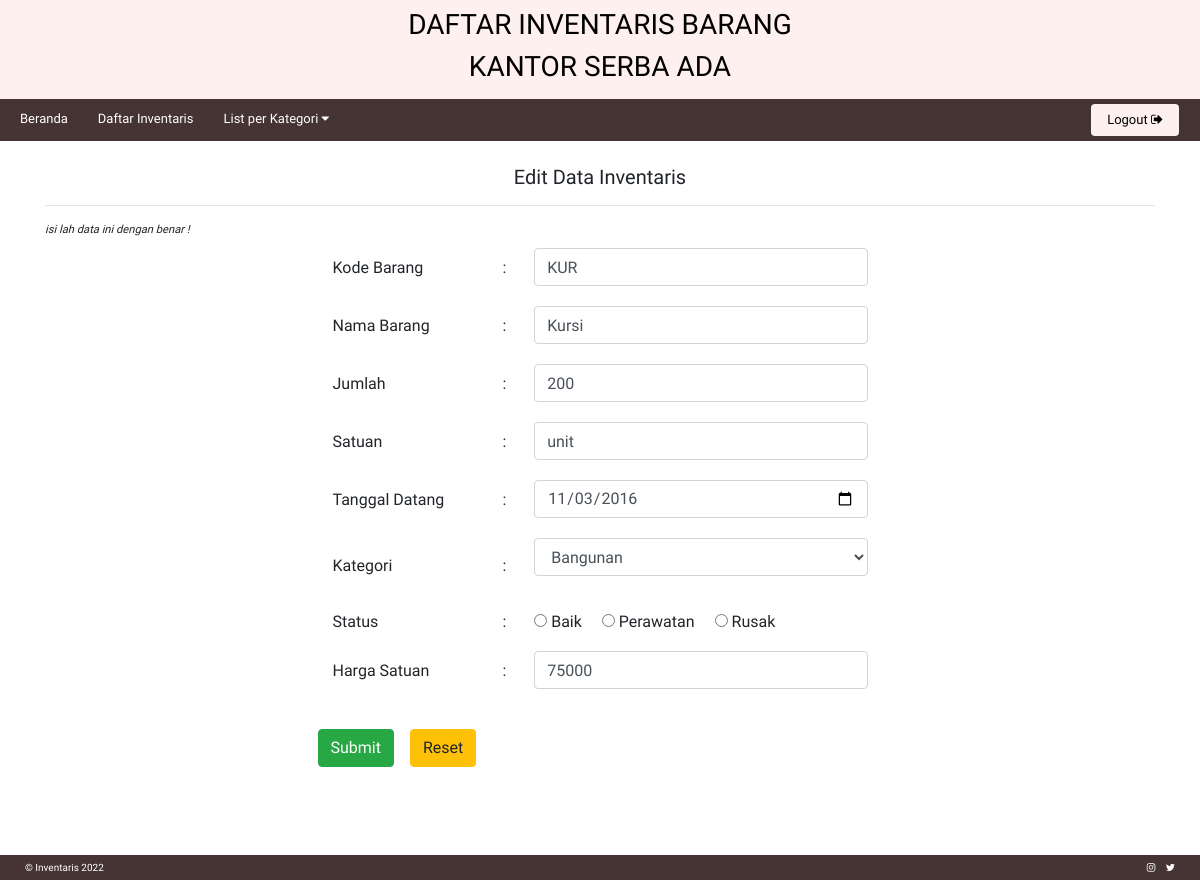
Page /addEditData.php?edit=KUR (signed in) on the committed database.
### tables this page shows
CREATE TABLE `inventaris` (
  `kode_barang` varchar(10) NOT NULL,
  `nama_barang` varchar(30) NOT NULL,
  `jumlah` int(11) NOT NULL,
  `satuan` varchar(15) NOT NULL,
  `tanggal_datang` date NOT NULL,
  `kategori` varchar(20) NOT NULL,
  `status_barang` varchar(20) NOT NULL,
  `harga` int(20) NOT NULL
);

### addEditData.php (the view, shortened to what this page needs)
<html lang="en">
<?php
include 'inc/koneksi.php';
?>
<?php
if (isset($_GET['edit'])) {
    $kode = $_GET['edit'];
    $query_edit = mysqli_query($koneksi, "SELECT * FROM inventaris WHERE kode_barang = '" . $kode . "' ");
    $row_edit = mysqli_fetch_assoc($query_edit);
}
?>
<head>
    <link rel="stylesheet" href="https://stackpath.bootstrapcdn.com/bootstrap/4.5.2/css/bootstrap.min.css">
    <link rel="stylesheet" href="https://stackpath.bootstrapcdn.com/font-awesome/4.7.0/css/font-awesome.min.css">
    <link rel="stylesheet" href="css/style.css">
</head>
<body>
    <header>
        <?php include 'inc/nav.php'; ?>
    </header>
    <main>
        <div id="content" class="container m-auto pt-4 pb-5">
            <?php if (isset($_GET['edit'])) : ?>
                <form action="" method="POST">
                    <section>
                        <h5 align="center">Edit Data Inventaris</h5>
                        <hr>
                    </section>
                    <table class="addEdit w-50 m-auto">
                        <i class="text-center"><small>isi lah data ini dengan benar !</small></i>
                        <tr>
                            <td>Kode Barang</td>
                            <td>:</td>
                            <td><input type="text" name="kode_barang" class="form-control w-458 control" value="<?php echo $row_edit['kode_barang'] ?>" placeholder="Kode Barang" required=""></td>
                        </tr>
                        <tr>
                            <td>Nama Barang</td>
                            <td>:</td>
                            <td><input type="text" name="nama_barang" class="form-control w-458 control" value="<?php echo $row_edit['nama_barang'] ?>" placeholder="nama barang"></td>
                        </tr>
                        <tr>
                            <td>Jumlah</td>
                            <td>:</td>
                            <td><input type="text" name="jumlah" class="form-control w-458 control" value="<?php echo $row_edit['jumlah'] ?>" placeholder="Jumlah"></td>
                        </tr>
                        <tr>
                            <td>Satuan</td>
                            <td>:</td>
                            <td><input type="text" name="satuan" class="form-control w-458 control" value="<?php echo $row_edit['satuan'] ?>" placeholder="Satuan"></td>
                        </tr>
                        <tr>
                            <td>Tanggal Datang</td>
                            <td>:</td>
                            <td><input type="date" name="tanggal_datang" class="form-control w-458 control" value="<?php echo $row_edit['tanggal_datang'] ?>" placeholder="Tanggal datang"></td>
                        </tr>
                        <tr>
                            <td>Kategori</td>
                            <td>:</td>
                            <td>
                                <div class="form-group">
                                    <select class="form-control" id="exampleFormControlSelect1" name="kategori">
                                        <option value="bangunan">Bangunan</option>
                                    </select>
                                </div>
                            </td>
                        </tr>
                        <tr>
                            <td>Status</td>
                            <td>:</td>
                            <td>
                                <input type="radio" name="status_barang" value="baik" required="" class=""> Baik
                                <input type="radio" name="status_barang" value="perawatan" required="" class="ml-3"> Perawatan
                                <input type="radio" name="status_barang" value="rusak" required="" class="ml-3"> Rusak
                            </td>
                        </tr>
                        <tr>
                            <td>Harga Satuan</td>
                            <td>:</td>
                            <td><input type="text" name="harga" class="form-control w-458 control" value="<?php echo $row_edit['harga'] ?>" placeholder="Harga Satuan"></td>
                        </tr>
                        <tr>
                            <td></td>
                        </tr>
                        <tr>
                            <td class="">
                                <div class="form-group row">
                                    <button name="update" type="submit" class="btn btn-success mr-3">Submit</button>
                                    <button class="btn btn-warning" type="reset">Reset</button>
                                </div>
                            </td>
                        </tr>
                    </table>
                </form>
            <?php endif ?>
        </div>
    </main>
    <footer id="footer-top" class="d-flex justify-content-between">
        <span class="m-0">&copy; Inventaris 2022</span>
        <div class="social-media">
            <a href="" class="mr-2"><i class="fa fa-instagram"></i></a>
            <a href=""><i class="fa fa-twitter"></i></a>
        </div>
    </footer>
</body>
</html>

### css/style.css (style rules this page uses)
* { box-sizing: border-box; }
a { text-decoration: none !important; color: inherit !important; }
body { font-family: "Fjalla One", sans-serif; font-size: 14px; }
.addEdit td { padding: 10px; }
.addEdit td:nth-child(1) { width: 170px; }
footer { font-size: 10px; padding: 5px 25px; }
#footer-top { background-color: #463333; color: white; }

### rows in the picture
inventaris: kode_barang "KUR", nama_barang "Kursi", jumlah "200", satuan "unit", tanggal_datang "11/03/2016", harga "75000"
